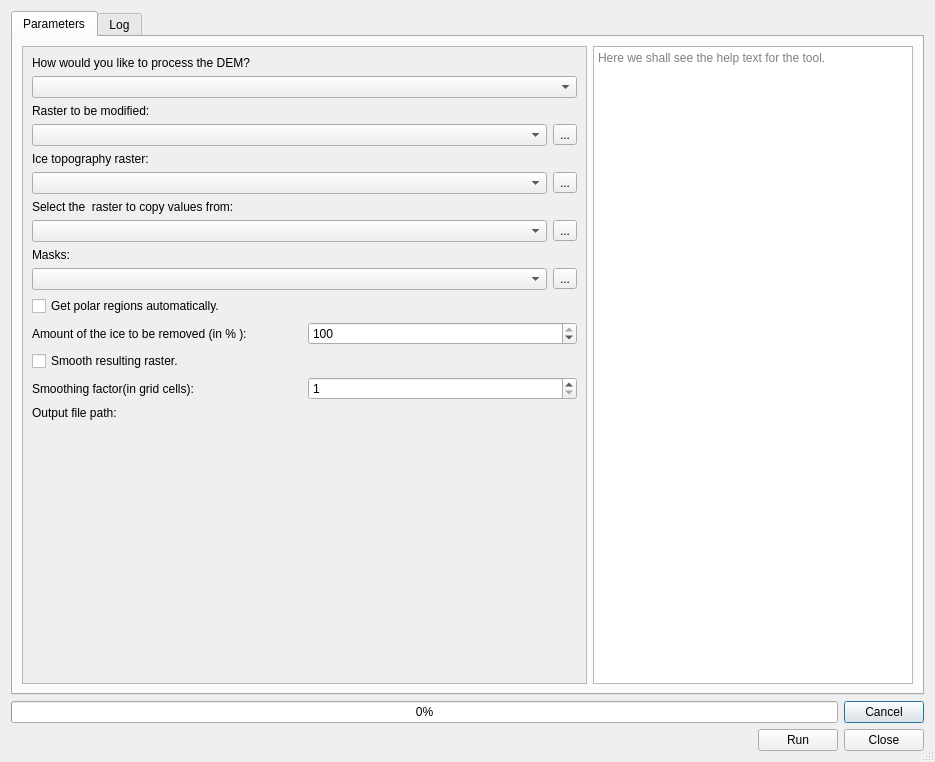
<?xml version="1.0" encoding="UTF-8"?>
<ui version="4.0">
 <class>FillSmoothDialogBase</class>
 <widget class="QDialog" name="FillSmoothDialogBase">
  <property name="geometry">
   <rect>
    <x>0</x>
    <y>0</y>
    <width>935</width>
    <height>762</height>
   </rect>
  </property>
  <property name="sizePolicy">
   <sizepolicy hsizetype="MinimumExpanding" vsizetype="MinimumExpanding">
    <horstretch>0</horstretch>
    <verstretch>0</verstretch>
   </sizepolicy>
  </property>
  <property name="minimumSize">
   <size>
    <width>400</width>
    <height>200</height>
   </size>
  </property>
  <property name="windowTitle">
   <string>Paleogeography - Standard processing tools (Interpolation, smoothing etc.)</string>
  </property>
  <property name="autoFillBackground">
   <bool>true</bool>
  </property>
  <property name="sizeGripEnabled">
   <bool>true</bool>
  </property>
  <property name="modal">
   <bool>false</bool>
  </property>
  <layout class="QGridLayout" name="gridLayout">
   <item row="0" column="0">
    <widget class="QTabWidget" name="Tabs">
     <property name="sizePolicy">
      <sizepolicy hsizetype="Expanding" vsizetype="Expanding">
       <horstretch>0</horstretch>
       <verstretch>0</verstretch>
      </sizepolicy>
     </property>
     <property name="tabPosition">
      <enum>QTabWidget::North</enum>
     </property>
     <property name="tabShape">
      <enum>QTabWidget::Rounded</enum>
     </property>
     <property name="currentIndex">
      <number>0</number>
     </property>
     <property name="usesScrollButtons">
      <bool>false</bool>
     </property>
     <widget class="QWidget" name="tab">
      <attribute name="title">
       <string>Parameters</string>
      </attribute>
      <layout class="QHBoxLayout" name="horizontalLayout">
       <item>
        <widget class="QScrollArea" name="scrollArea">
         <property name="widgetResizable">
          <bool>true</bool>
         </property>
         <widget class="QWidget" name="scrollAreaWidgetContents">
          <property name="geometry">
           <rect>
            <x>0</x>
            <y>0</y>
            <width>549</width>
            <height>603</height>
           </rect>
          </property>
          <layout class="QVBoxLayout" name="verticalLayout_8">
           <item>
            <layout class="QVBoxLayout" name="verticalLayout_4">
             <item>
              <widget class="QLabel" name="label_3">
               <property name="text">
                <string>How would you like to process the DEM?</string>
               </property>
              </widget>
             </item>
             <item>
              <widget class="QComboBox" name="fillingTypeBox"/>
             </item>
            </layout>
           </item>
           <item>
            <layout class="QVBoxLayout" name="verticalLayout">
             <item>
              <widget class="QLabel" name="baseRasterLabel">
               <property name="text">
                <string>Raster to be modified:</string>
               </property>
              </widget>
             </item>
             <item>
              <layout class="QHBoxLayout" name="horizontalLayout_2">
               <item>
                <widget class="QgsMapLayerComboBox" name="baseTopoBox"/>
               </item>
               <item>
                <widget class="QToolButton" name="selectTopoBaseButton">
                 <property name="text">
                  <string>...</string>
                 </property>
                </widget>
               </item>
              </layout>
             </item>
            </layout>
           </item>
           <item>
            <layout class="QVBoxLayout" name="verticalLayout_6">
             <item>
              <widget class="QLabel" name="iceTopoLabel">
               <property name="text">
                <string>Ice topography raster:</string>
               </property>
              </widget>
             </item>
             <item>
              <layout class="QHBoxLayout" name="horizontalLayout_6">
               <item>
                <widget class="QgsMapLayerComboBox" name="selectIceTopoBox"/>
               </item>
               <item>
                <widget class="QToolButton" name="selectIceTopoButton">
                 <property name="text">
                  <string>...</string>
                 </property>
                </widget>
               </item>
              </layout>
             </item>
            </layout>
           </item>
           <item>
            <layout class="QVBoxLayout" name="verticalLayout_5">
             <item>
              <widget class="QLabel" name="copyFromRasterLabel">
               <property name="text">
                <string>Select the  raster to copy values from:</string>
               </property>
              </widget>
             </item>
             <item>
              <layout class="QHBoxLayout" name="horizontalLayout_5">
               <item>
                <widget class="QgsMapLayerComboBox" name="copyFromRasterBox"/>
               </item>
               <item>
                <widget class="QToolButton" name="selectCopyFromRasterButton">
                 <property name="text">
                  <string>...</string>
                 </property>
                </widget>
               </item>
              </layout>
             </item>
            </layout>
           </item>
           <item>
            <layout class="QVBoxLayout" name="verticalLayout_2">
             <item>
              <widget class="QLabel" name="masksBoxLabel">
               <property name="text">
                <string>Masks:</string>
               </property>
              </widget>
             </item>
             <item>
              <layout class="QHBoxLayout" name="horizontalLayout_3">
               <item>
                <widget class="QgsMapLayerComboBox" name="masksBox"/>
               </item>
               <item>
                <widget class="QToolButton" name="selectMasksButton">
                 <property name="text">
                  <string>...</string>
                 </property>
                </widget>
               </item>
              </layout>
             </item>
            </layout>
           </item>
           <item>
            <widget class="QCheckBox" name="masksFromCoastCheckBox">
             <property name="text">
              <string>Get polar regions automatically.</string>
             </property>
            </widget>
           </item>
           <item>
            <layout class="QHBoxLayout" name="iceAmountLayout">
             <property name="topMargin">
              <number>0</number>
             </property>
             <property name="bottomMargin">
              <number>0</number>
             </property>
             <item>
              <widget class="QLabel" name="iceAmountLabel">
               <property name="text">
                <string>Amount of the ice to be removed (in % ):</string>
               </property>
              </widget>
             </item>
             <item>
              <widget class="QSpinBox" name="iceAmountSpinBox">
               <property name="maximum">
                <number>100</number>
               </property>
               <property name="value">
                <number>100</number>
               </property>
              </widget>
             </item>
            </layout>
           </item>
           <item>
            <layout class="QVBoxLayout" name="smoothingLayout">
             <item>
              <widget class="QCheckBox" name="smoothingBox">
               <property name="text">
                <string>Smooth resulting raster.</string>
               </property>
              </widget>
             </item>
             <item>
              <layout class="QHBoxLayout" name="horizontalLayout_4">
               <property name="spacing">
                <number>6</number>
               </property>
               <item>
                <widget class="QLabel" name="smoothingLabel">
                 <property name="text">
                  <string>Smoothing factor(in grid cells):</string>
                 </property>
                </widget>
               </item>
               <item>
                <widget class="QSpinBox" name="smFactorSpinBox">
                 <property name="minimum">
                  <number>1</number>
                 </property>
                 <property name="maximum">
                  <number>5</number>
                 </property>
                </widget>
               </item>
              </layout>
             </item>
            </layout>
           </item>
           <item>
            <layout class="QVBoxLayout" name="verticalLayout_3">
             <item>
              <widget class="QLabel" name="outputLabel">
               <property name="text">
                <string>Output file path:</string>
               </property>
              </widget>
             </item>
             <item>
              <widget class="QgsFileWidget" name="outputPath" native="true"/>
             </item>
            </layout>
           </item>
           <item>
            <spacer name="verticalSpacer">
             <property name="orientation">
              <enum>Qt::Vertical</enum>
             </property>
             <property name="sizeHint" stdset="0">
              <size>
               <width>20</width>
               <height>40</height>
              </size>
             </property>
            </spacer>
           </item>
          </layout>
         </widget>
        </widget>
       </item>
       <item>
        <widget class="QTextBrowser" name="helpBox">
         <property name="maximumSize">
          <size>
           <width>320</width>
           <height>16777215</height>
          </size>
         </property>
         <property name="placeholderText">
          <string>Here we shall see the help text for the tool. </string>
         </property>
        </widget>
       </item>
      </layout>
     </widget>
     <widget class="QWidget" name="tab_2">
      <attribute name="title">
       <string>Log</string>
      </attribute>
      <layout class="QGridLayout" name="gridLayout_11">
       <item row="0" column="0">
        <widget class="QTextBrowser" name="logText">
         <property name="autoFormatting">
          <set>QTextEdit::AutoAll</set>
         </property>
         <property name="textInteractionFlags">
          <set>Qt::LinksAccessibleByKeyboard|Qt::LinksAccessibleByMouse|Qt::TextBrowserInteraction|Qt::TextSelectableByKeyboard|Qt::TextSelectableByMouse</set>
         </property>
         <property name="openExternalLinks">
          <bool>true</bool>
         </property>
        </widget>
       </item>
      </layout>
     </widget>
    </widget>
   </item>
   <item row="1" column="0">
    <layout class="QHBoxLayout" name="horizontalLayout_10">
     <item>
      <widget class="QProgressBar" name="progressBar">
       <property name="value">
        <number>0</number>
       </property>
      </widget>
     </item>
     <item>
      <widget class="QPushButton" name="cancelButton">
       <property name="sizePolicy">
        <sizepolicy hsizetype="Fixed" vsizetype="Fixed">
         <horstretch>0</horstretch>
         <verstretch>0</verstretch>
        </sizepolicy>
       </property>
       <property name="text">
        <string>Cancel</string>
       </property>
      </widget>
     </item>
    </layout>
   </item>
   <item row="2" column="0">
    <layout class="QHBoxLayout" name="horizontalLayout_9">
     <item>
      <layout class="QHBoxLayout" name="horizontalLayout_8">
       <item>
        <widget class="QLabel" name="warningLabel">
         <property name="text">
          <string/>
         </property>
         <property name="wordWrap">
          <bool>true</bool>
         </property>
        </widget>
       </item>
       <item>
        <widget class="QPushButton" name="runButton">
         <property name="sizePolicy">
          <sizepolicy hsizetype="Fixed" vsizetype="Fixed">
           <horstretch>0</horstretch>
           <verstretch>0</verstretch>
          </sizepolicy>
         </property>
         <property name="text">
          <string>Run</string>
         </property>
        </widget>
       </item>
       <item>
        <widget class="QPushButton" name="closeButton">
         <property name="sizePolicy">
          <sizepolicy hsizetype="Fixed" vsizetype="Fixed">
           <horstretch>0</horstretch>
           <verstretch>0</verstretch>
          </sizepolicy>
         </property>
         <property name="text">
          <string>Close</string>
         </property>
        </widget>
       </item>
      </layout>
     </item>
    </layout>
   </item>
  </layout>
 </widget>
 <customwidgets>
  <customwidget>
   <class>QgsFileWidget</class>
   <extends>QWidget</extends>
   <header>qgsfilewidget.h</header>
  </customwidget>
  <customwidget>
   <class>QgsMapLayerComboBox</class>
   <extends>QComboBox</extends>
   <header>qgsmaplayercombobox.h</header>
  </customwidget>
 </customwidgets>
 <tabstops>
  <tabstop>runButton</tabstop>
  <tabstop>Tabs</tabstop>
  <tabstop>helpBox</tabstop>
  <tabstop>closeButton</tabstop>
  <tabstop>cancelButton</tabstop>
 </tabstops>
 <resources/>
 <connections>
  <connection>
   <sender>closeButton</sender>
   <signal>clicked()</signal>
   <receiver>FillSmoothDialogBase</receiver>
   <slot>hide()</slot>
   <hints>
    <hint type="sourcelabel">
     <x>648</x>
     <y>406</y>
    </hint>
    <hint type="destinationlabel">
     <x>348</x>
     <y>214</y>
    </hint>
   </hints>
  </connection>
 </connections>
</ui>
